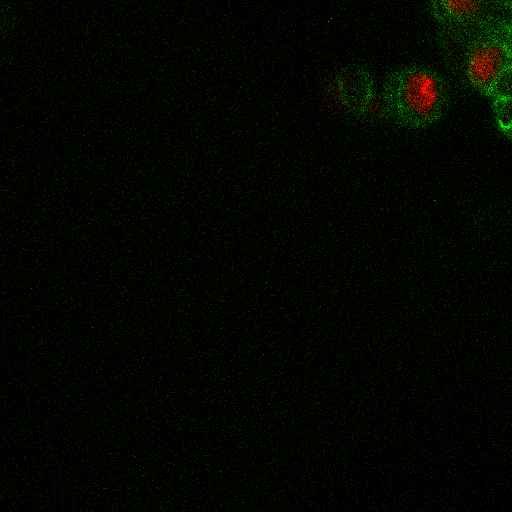
#> input picture Metrics/3.real_br/test_latest/images/14_real_B.png, 512 x 512 px; its folder holds 4 pictures in this run
$ python gb_SSIM_dataframe.py   (older library calls are emulated)
#> lines starting #> are read from the running program, lines starting #| are printed output that depends on the picture; after the words box and inside, x2 and y2 are one past the last pixel; in counts of white or black regions, pixels touching at a corner belong together
import os
from random import randrange
from readline import remove_history_item
from skimage.io import imread
from skimage.metrics import structural_similarity as ssimsk
import cv2
from skimage.transform import resize
import matplotlib.pyplot as plt
import numpy as np
import statistics
import pandas as pd

import image_similarity_measures
from image_similarity_measures.quality_metrics import rmse, psnr, ssim


#This is a list containing the name of the experiments.
experiment_prefix = ["real","synthetic"]


# Function for saving image examples
# [17 lines left out: function saveimage, not called in this run]


#Function returns the SSIM for the nuclear and membrane channel
def getSSIM(r,f,i):
    #reading the images of the real and fake
#> called with i = 0
    rB = imread(r)
#> rB is the input picture: shape (512, 512, 3); mean R, G, B 2.5, 5.8, 0
    fB = imread(f)
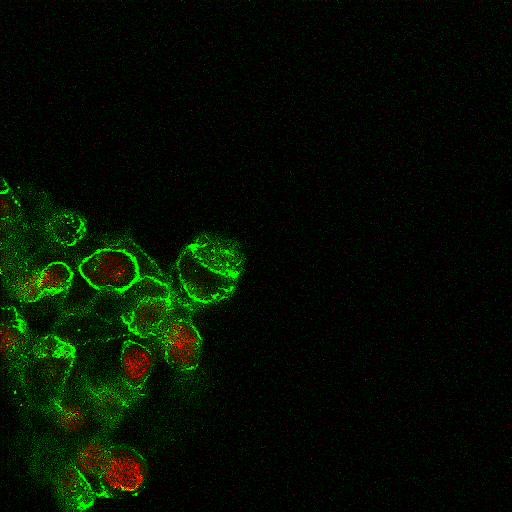
#> input picture Metrics/3.real_br/test_latest/images/19_fake_B.png, 512 x 512 px
#> fB is the input picture: shape (512, 512, 3); mean R, G, B 4.9, 15.3, 0

    #image to dislay
    #Grabbing the nuclear image of the real
    realpax8img = rB.copy()
    realpax8img[:,:,1] = 0
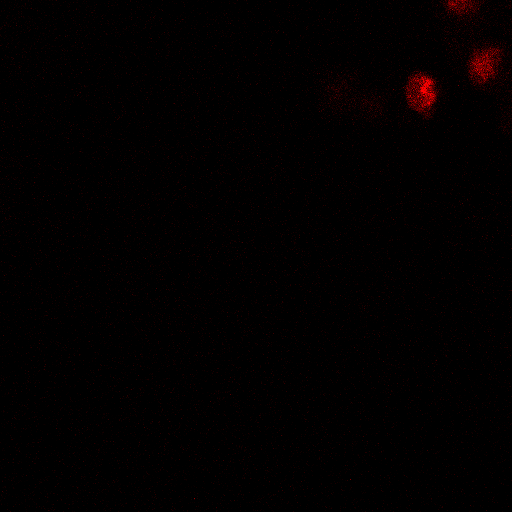
#> realpax8img: shape (512, 512, 3); mean R, G, B 2.5, 0, 0
    realpax8img[:,:,2] = 0
    #Grabbing the nuclear image of the fake
    fakepax8img = fB.copy()
    fakepax8img[:,:,1] = 0
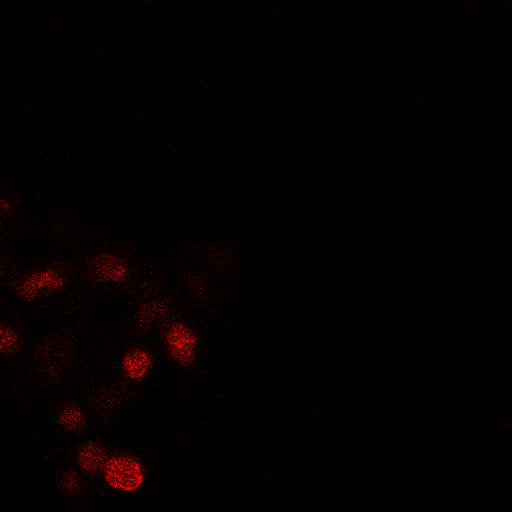
#> fakepax8img: shape (512, 512, 3); mean R, G, B 4.9, 0, 0
    fakepax8img[:,:,2] = 0

    #Grabbing the membrane image of the real
    realCDH1img = rB.copy()
    realCDH1img[:,:,0] = 0
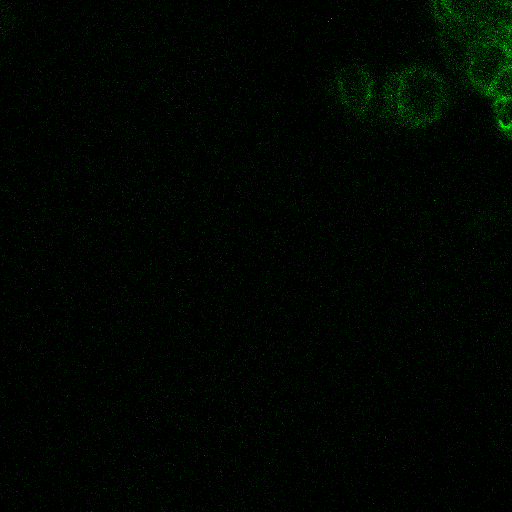
#> realCDH1img: shape (512, 512, 3); 16.22% of pixels changed, all inside (x1, y1, x2, y2) = (0, 0, 512, 512)
    realCDH1img[:,:,2] = 0
    #Grabbing the membrane image of the fake
    fakeCDH1img = fB.copy()
    fakeCDH1img[:,:,0] = 0
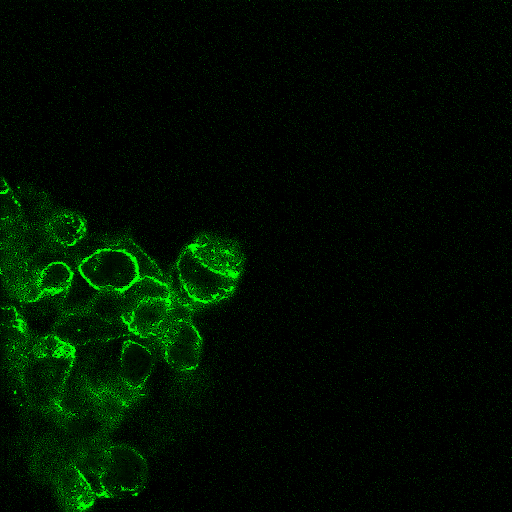
#> fakeCDH1img: shape (512, 512, 3); mean R, G, B 0, 15.3, 0
    fakeCDH1img[:,:,2] = 0


    #Skimage
    ssim_nuclear = ssimsk(realpax8img,fakepax8img,multichannel=True,gaussian_weights=True, sigma=1.5, use_sample_covariance=False, win_size=11, data_range = 255)
#> ssim_nuclear = 0.805
    ssim_membrane = ssimsk(realCDH1img,fakeCDH1img,multichannel=True,gaussian_weights=True, sigma=1.5, use_sample_covariance=False, win_size=11, data_range = 255)
#> ssim_membrane = 0.734


    return(ssim_nuclear,ssim_membrane)

#------------------------------------------------------------------------------------------------------------------------------------------------
#Calculates PSNR between real and generated imgage
# [36 lines left out: function getPSNR, not called in this run]
#------------------------------------------------------------------------------------------------------------------------------------------------

#Create df categories labels
def get_categories(category,n):

    categories = []
    #repeating n labels of the same category
    for k in range(n):
        categories.append(category)

    df_cat = pd.DataFrame(categories)
    df_cat.columns = ["experiment"]
    return(df_cat)


#------------------------------------------------------------------------------------------------------------------------------------------------
#Function creating a dataframe containing all the measured SIIM for each channel for each experiment
def create_dataframe(prefix,mode):
    #keeps order of the pix2pix generated output folder that was used to analyze.
    order_experiments = []


    #Getting main directories containing generated output.
    #In the pix2pix framework there is a folder "results" containing generated results.
    # These generated results are stored as follows:
    # "model experiment name" folder
        # test_latest
            # images
                # here are all generated images of the pix2pix

    # main folder refers to the root folder "model experiment name"
    # Many of these folder can be put in a single directory to analyize various experiments
    main_folders = filter(os.path.isdir, os.listdir(os.getcwd()))
    #Sorting these folders
    sorted_main_folders = sorted(main_folders)
    # list containing al ssim score df the nucearl and membrane channel respectively of each experiment.
    main_nuclei_df_list = []
    main_membrane_df_list = []

    j = 0

    mode_status = ""
    #Going through each experiment folder
    for folder in sorted_main_folders:
        print(folder)
        order_experiments.append(folder)
        #path to generated images file directory
        directory = os.path.join(folder,"test_latest","images")

        #Obtaining the files from the image folder containing all true A, true B, fake B images
        files = os.listdir(directory)
        files = sorted(files)
        #gettin all ssim for nuclear and membrane channel for a single experiment
        nuclear_ssim = []
        membrane_ssim = []


        #Get SSIM between the real and fake images both for 2 channels
        #Getting all filenames for the real and fake images
        realList = [r for r in files if "real_B.png" in r]
        fakeList = [f for f in files if "fake_B.png" in f]
        #For all images in the real and fake list
        for i in range(len(realList)):
            #get the path for the real and corresonding generated "fake" image
            f = os.path.join(directory,fakeList[i])
            r = os.path.join(directory,realList[i])

            #Options to calculate ssim or psnr. Can be set when calling the function.
            if mode == "ssim":
                #calls function to calculate ssim for the nulear and membrane.
                nuclear, membrane = getSSIM(r,f,i)
#> nuclear = 0.805; membrane = 0.734
                mode_status = "SSIM"
            elif mode == "psnr":
                nuclear, membrane = getPSNR(r,f,i)
                mode_status = "PSNR"
            # appending calculated ssim for each channel
            nuclear_ssim.append(nuclear)
            membrane_ssim.append(membrane)

        #Creating categorical lables for the channels
        x = ["KI67","CDH1"]

        y = [nuclear_ssim,membrane_ssim]
#> y = [[0.805], [0.734]]


        #Get categorical labels for the experiments
        exp_cat_df_nucl = get_categories(x[0],len(realList))
        exp_cat_df_mem = get_categories(x[1],len(realList))
        nucl_cat_df = get_categories(prefix[j],len(realList))
        memb_cat_df = get_categories(prefix[j],len(realList))

        #creating a pandas dataframe nuclear with categories
        df_nuclear = pd.DataFrame(y[0])
#> df_nuclear = table of 1 rows and 1 columns
        # df_nuclear = df_nuclear.transpose()
        df_nuclear = pd.concat([exp_cat_df_nucl,nucl_cat_df, df_nuclear], axis=1)
#> df_nuclear = table of 1 rows and 3 columns
        df_nuclear.columns = ["Channels","Training",mode_status]

        #collecting df data for nuclei to concatenate later
        main_nuclei_df_list.append(df_nuclear)

        #creating a pandas dataframe membrane with categories
        df_membrane = pd.DataFrame(y[1])
#> df_membrane = table of 1 rows and 1 columns
        df_membrane = pd.concat([exp_cat_df_mem,memb_cat_df, df_membrane], axis=1)
#> df_membrane = table of 1 rows and 3 columns
        df_membrane.columns = ["Channels","Training",mode_status]

        #collecting df data for nuclei to concatenate later
        main_membrane_df_list.append(df_membrane)


        df = pd.concat([df_nuclear, df_membrane], axis=0)
#> df = table of 2 rows and 3 columns

        #Updating loop index
        j = j+1

    joined_df_list = main_nuclei_df_list + main_membrane_df_list
#> joined_df_list = 2 items
    mainframe = 0
    for k in range(len(joined_df_list)):

        if k == 0:
            mainframe = joined_df_list[0]
        else:
            mainframe = pd.concat([mainframe, joined_df_list[k]], axis=0)
#> this loop made 2 passes
#> mainframe on passes 1 to 2: table of 1 rows and 3 columns, table of 2 rows and 3 columns


    #Creating a CSV file storing the SSIM from all folders
    mainframe.to_csv(mode_status+'_distributions_data_categorized.csv', index=False)

    #Log file displaying order of folder experiments processed
    with open('exp_order.txt', 'a') as exp_file:
        for f in order_experiments:
            exp_file.write(f"{f}\n")

create_dataframe(experiment_prefix,"ssim")
